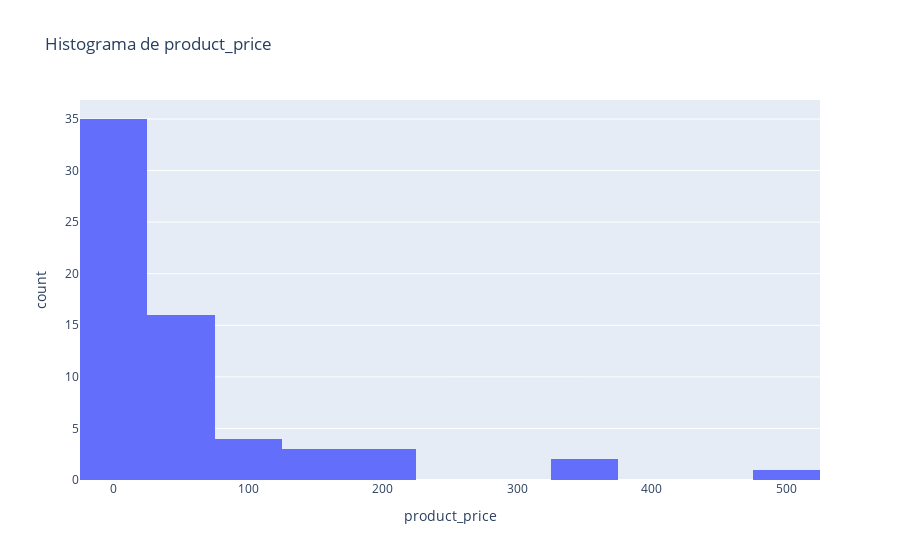
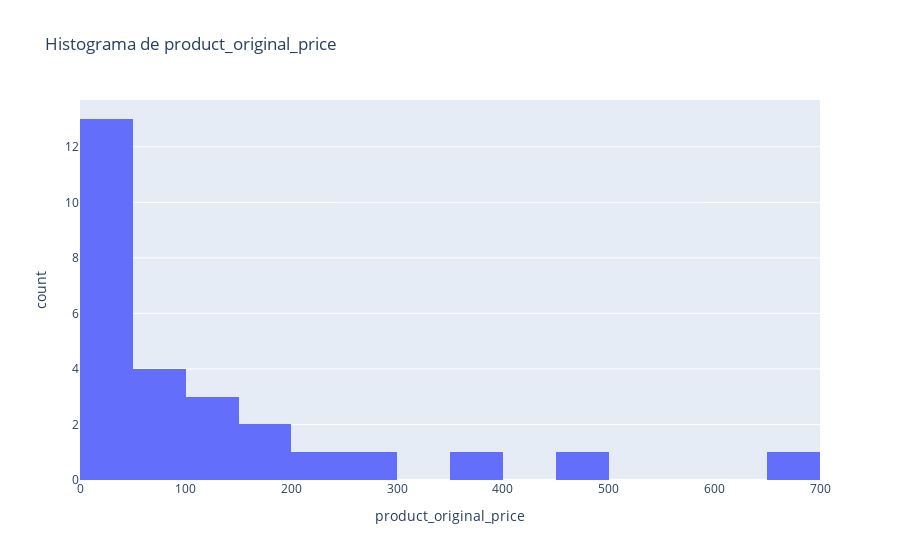
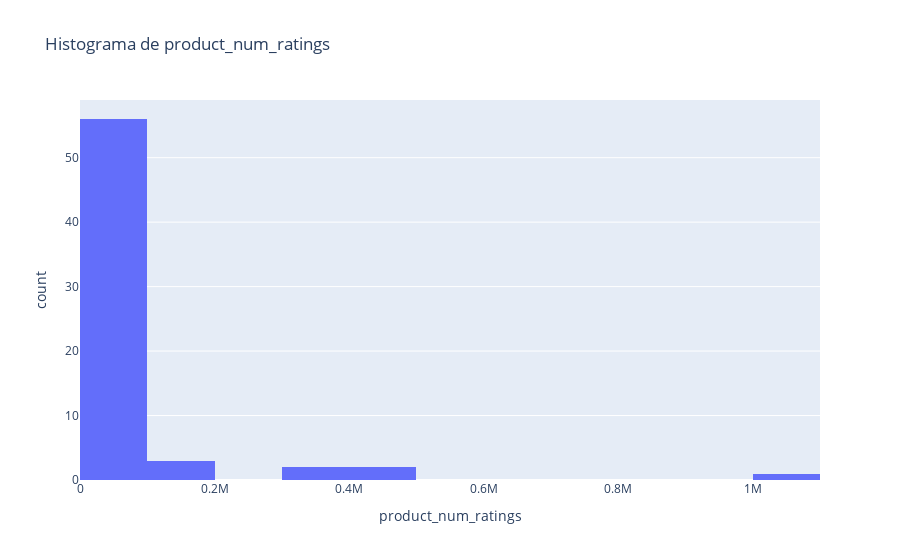
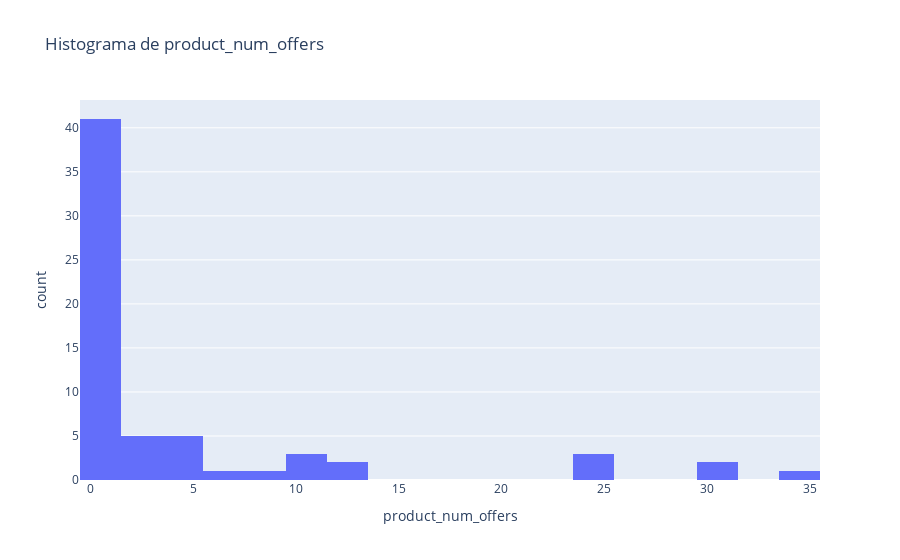

Here is the notebook cell these charts were saved with, in order:
### Markdown cell above
**4.1.2. Para las variables numéricas crear histogramas. Listar los productos que están más lejos de 5 estándares de desviación, y serían considerados outliers. Hacer test de si es una distribución normal o no.**

En este punto toca identificar cuales son las variables numéricas y ya pasar a desarrollar las preguntas:

Las numéricas son: product_price, product_original_price, product_num_ratings, product_num_offers, product_minimum_offer_price, sales_volume, unit_price, unit_count

Lo primero es formatear los datos para que sean numéricos y no string

### Code cell
# Función para limpiar y convertir precios de texto a numérico (eliminando símbolos)
def limpiar_precio(precio):
    if isinstance(precio, str):
        return float(precio.replace('$', '').replace(',', '')) if precio else None
    return precio

# Función para limpiar y convertir el volumen de ventas a numérico
def limpiar_ventas(venta):
    # Verificamos si el texto es nulo o no es una cadena
    if not isinstance(venta, str):
        return 1000
    
    # Usamos una expresión regular para encontrar el número seguido de 'K+'
    match = re.search(r'(\d+)K\+', venta)
    if match:
        # Convertimos el número encontrado a entero y lo multiplicamos por 1000
        numero = int(match.group(1)) * 1000
        return numero
    else:
        # Si el formato no es el esperado, devolvemos 1000
        return 1000


# Cargar el archivo CSV
data = pd.read_csv('amazon_product.csv')



# Crear histogramas para cada variable numérica
columnas_numericas = ['product_price', 'product_original_price', 'product_num_ratings', 
                      'product_num_offers', 'product_minimum_offer_price', 'sales_volume']


# Limpiar columnas relevantes
data['product_price'] = data['product_price'].apply(limpiar_precio)
data['product_original_price'] = data['product_original_price'].apply(limpiar_precio)
data['product_minimum_offer_price'] = data['product_minimum_offer_price'].apply(limpiar_precio)
data['sales_volume'] = data['sales_volume'].apply(limpiar_ventas)
print("****")
print(data[columnas_numericas].head(50))



for columna in columnas_numericas:
    fig = px.histogram(data, x=columna, nbins=20, title=f"Histograma de {columna}")
    fig.show()

### Figure 1 — Plotly figure (JSON) as saved in the notebook; plotly's stock layout.template omitted (floating-point values rounded to 4 significant figures)
{"data": [{"alignmentgroup": "True", "bingroup": "x", "hovertemplate": "product_price=%{x}<br>count=%{y}<extra></extra>", "legendgroup": "", "marker": {"color": "#636efa", "pattern": {"shape": ""}}, "name": "", "nbinsx": 20, "offsetgroup": "", "orientation": "v", "showlegend": false, "type": "histogram", "x": [99.99, 149.7, 49.88, 335, 200.0, 130.0, 350.0, 49.39, 87.1, 130.0, 70.61, 48.75, 99.99, 499, 200.0, 38.67, 23.99, 84.99, 0.25, 0.49, 2.39, 18.09, 19.78, 0, 55.99, 6.68, 11.53, 36.98, 27.98, 28.79, 0, 0, 36.98, 0, 3.19, 12.99, 0, 22.18, 180.0, 19.02, 14.98, 67.28, 0, 0, 0, 0, 24.49, 11.99, 0, 29.99, 14.99, 22, 39.99, 24.98, 5.99, 0, 0, 15.99, 0, 34.98, 14.99, 0, 69.99, 59.99], "xaxis": "x", "yaxis": "y"}], "layout": {"barmode": "relative", "legend": {"tracegroupgap": 0}, "title": {"text": "Histograma de product_price"}, "xaxis": {"anchor": "y", "domain": [0, 1], "title": {"text": "product_price"}}, "yaxis": {"anchor": "x", "domain": [0, 1], "title": {"text": "count"}}}}

### Figure 2 — Plotly figure (JSON) as saved in the notebook; plotly's stock layout.template omitted (floating-point values rounded to 4 significant figures)
{"data": [{"alignmentgroup": "True", "bingroup": "x", "hovertemplate": "product_original_price=%{x}<br>count=%{y}<extra></extra>", "legendgroup": "", "marker": {"color": "#636efa", "pattern": {"shape": ""}}, "name": "", "nbinsx": 20, "offsetgroup": "", "orientation": "v", "showlegend": false, "type": "histogram", "x": [170.0, 158, null, 499, null, 137.7, 400.0, null, 105, 150.0, 87.14, 56.95, null, 699, 272.3, 40.5, 29, 99, null, null, null, 26.99, 32.99, null, null, null, 18.99, null, null, 31.99, null, 18, null, 20.25, 3.99, null, null, null, 249, 29.99, null, null, null, null, null, 20.24, null, null, 22.5, null, null, null, null, null, null, null, null, null, null, null, 30, null, null, 84.99], "xaxis": "x", "yaxis": "y"}], "layout": {"barmode": "relative", "legend": {"tracegroupgap": 0}, "title": {"text": "Histograma de product_original_price"}, "xaxis": {"anchor": "y", "domain": [0, 1], "title": {"text": "product_original_price"}}, "yaxis": {"anchor": "x", "domain": [0, 1], "title": {"text": "count"}}}}

### Figure 3 — Plotly figure (JSON) as saved in the notebook; plotly's stock layout.template omitted (floating-point values rounded to 4 significant figures)
{"data": [{"alignmentgroup": "True", "bingroup": "x", "hovertemplate": "product_num_ratings=%{x}<br>count=%{y}<extra></extra>", "legendgroup": "", "marker": {"color": "#636efa", "pattern": {"shape": ""}}, "name": "", "nbinsx": 20, "offsetgroup": "", "orientation": "v", "showlegend": false, "type": "histogram", "x": [2929, 135, 205, 2248, 423, 578, 109, 2771, 613, 94, 462, 26685, 8, 2098, 2258, 37513, 4355, 390, 8010, 13638, 54922, 180, 0, 437768, 3075, 628, 100331, 0, 0, 1142, 8, 130395, 0, 2317, 0, 27686, 9, 36930, 2687, 793, 0, 96, 12, 384756, 38, 333273, 0, 51, 6346, 204, 3241, 25391, 0, 0, 2440, 1015448, 447888, 7384, 140637, 0, 14471, 270, 12, 48154], "xaxis": "x", "yaxis": "y"}], "layout": {"barmode": "relative", "legend": {"tracegroupgap": 0}, "title": {"text": "Histograma de product_num_ratings"}, "xaxis": {"anchor": "y", "domain": [0, 1], "title": {"text": "product_num_ratings"}}, "yaxis": {"anchor": "x", "domain": [0, 1], "title": {"text": "count"}}}}

### Figure 4 — Plotly figure (JSON) as saved in the notebook; plotly's stock layout.template omitted (floating-point values rounded to 4 significant figures)
{"data": [{"alignmentgroup": "True", "bingroup": "x", "hovertemplate": "product_num_offers=%{x}<br>count=%{y}<extra></extra>", "legendgroup": "", "marker": {"color": "#636efa", "pattern": {"shape": ""}}, "name": "", "nbinsx": 20, "offsetgroup": "", "orientation": "v", "showlegend": false, "type": "histogram", "x": [10, 8, 1, 30, 2, 13, 2, 1, 10, 4, 31, 4, 4, 10, 7, 25, 4, 3, 1, 1, 1, 1, 1, 1, 1, 1, 34, 1, 1, 2, 1, 1, 1, 1, 1, 2, 1, 1, 4, 24, 1, 13, 1, 1, 1, 1, 1, 24, 1, 1, 1, 1, 1, 1, 1, 1, 1, 1, 1, 1, 1, 1, 1, 1], "xaxis": "x", "yaxis": "y"}], "layout": {"barmode": "relative", "legend": {"tracegroupgap": 0}, "title": {"text": "Histograma de product_num_offers"}, "xaxis": {"anchor": "y", "domain": [0, 1], "title": {"text": "product_num_offers"}}, "yaxis": {"anchor": "x", "domain": [0, 1], "title": {"text": "count"}}}}
